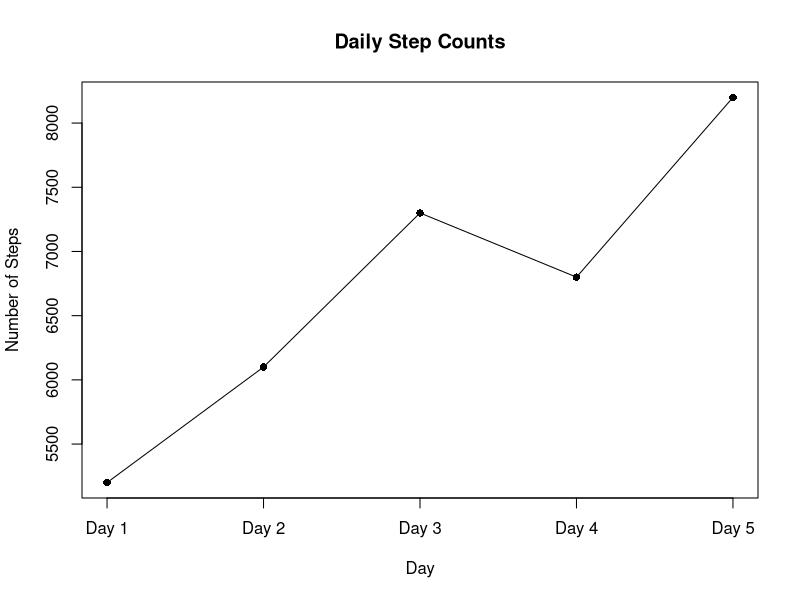

Write R code to recreate this figure.
# Problem 43: Daily Step Counts

# Dataset
steps <- c(5200, 6100, 7300, 6800, 8200)

# Day names
days <- c("Day 1", "Day 2", "Day 3", "Day 4", "Day 5")

# Calculate range
minimum <- min(steps)
maximum <- max(steps)
data_range <- maximum - minimum

cat("Minimum step count:", minimum, "\n")
cat("Maximum step count:", maximum, "\n")
cat("Range:", data_range, "\n")


# Plot using a linear axis
plot(
  steps,
  type = "o",
  pch = 16,
  xaxt = "n",
  main = "Daily Step Counts",
  xlab = "Day",
  ylab = "Number of Steps"
)

axis(
  1,
  at = 1:5,
  labels = days
)
